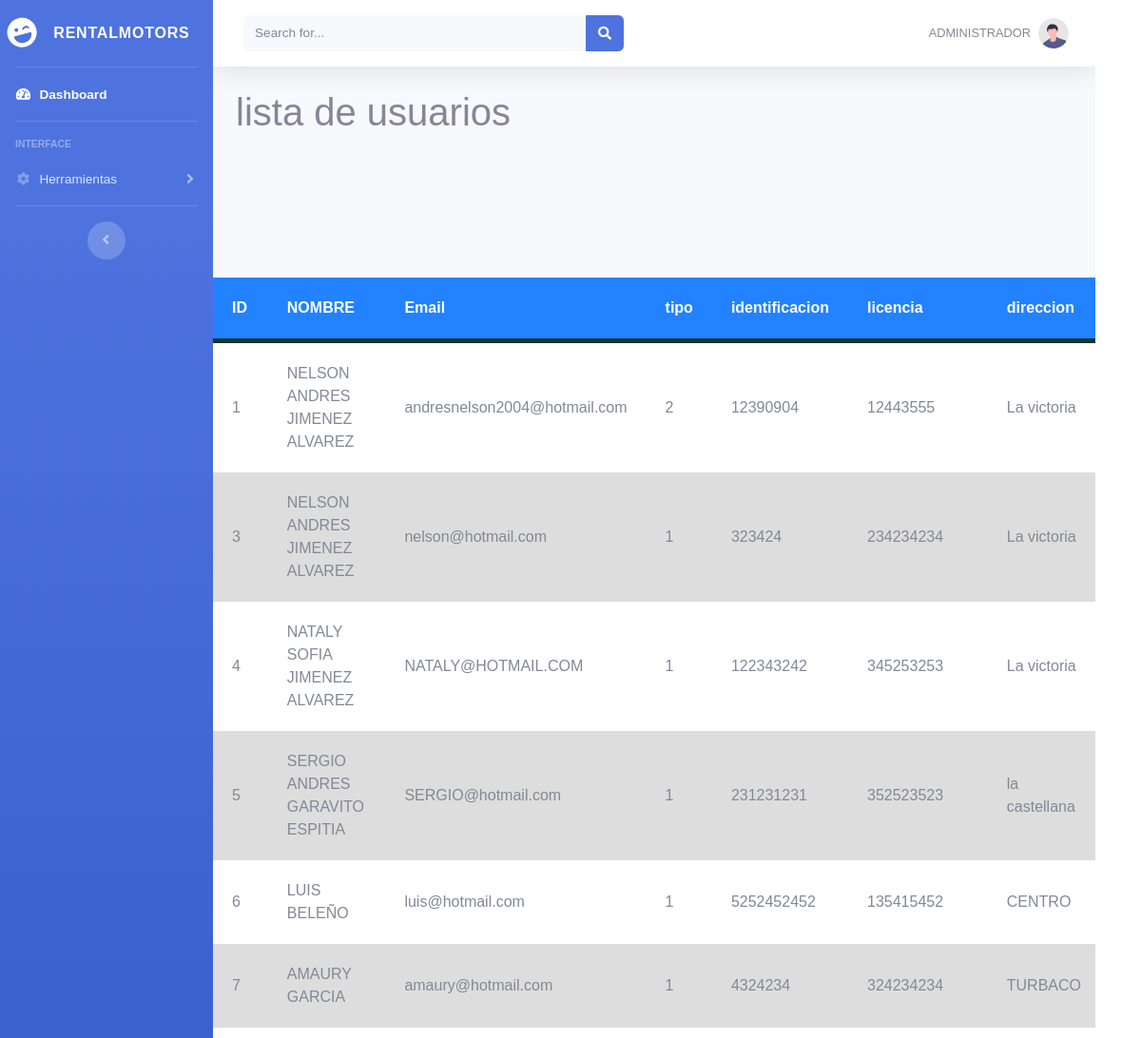
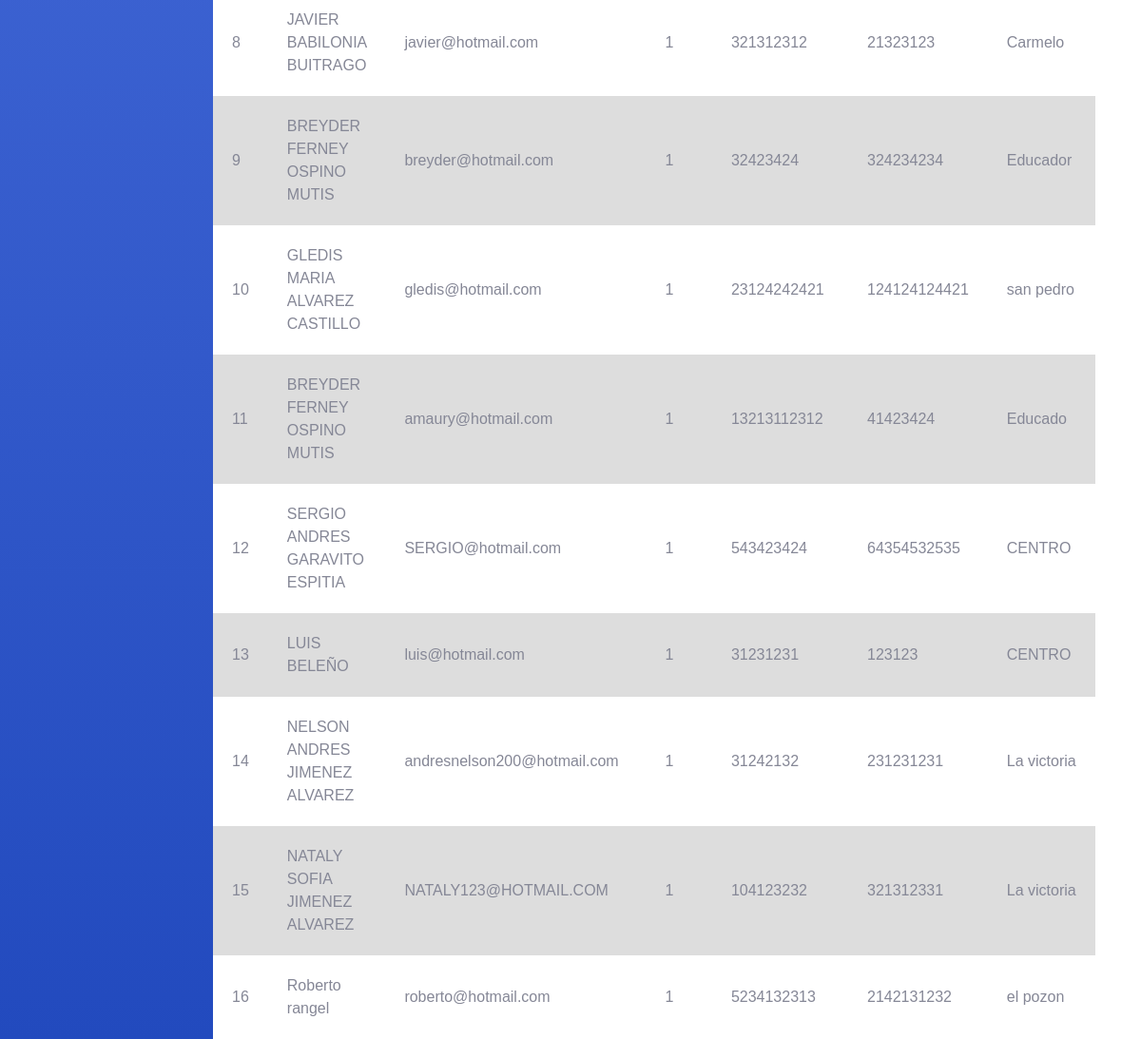
Page /dasboard/list_usuario.php on the committed database (2 pictures, top to bottom).
### tables this page shows
CREATE TABLE `usuarios` (
  `ID` double NOT NULL,
  `NOMBRE` varchar(40) NOT NULL,
  `CONTRASEÑA` varchar(40) NOT NULL,
  `EMAIL` varchar(40) NOT NULL,
  `TIPO` int(11) NOT NULL,
  `IDENTIFICACION` double NOT NULL,
  `LICENCIA` double NOT NULL,
  `DIRECCION` varchar(40) NOT NULL,
  `ESTADO` int(11) NOT NULL,
  `FechaNacimiento` date DEFAULT NULL,
  `SEXO` varchar(40) NOT NULL,
  `TELEFONO` double NOT NULL
);

### dasboard/list_usuario.php (the view, shortened to what this page needs)
<?php include_once "../vistas/superior.php"?>
<div class="container">
    <h1>lista de usuarios</h1>
</div>
<div>
<table>
		<thead>
			<tr>
				<th>ID</th><th>NOMBRE</th><th>Email</th><th>tipo</th><th>identificacion</th><th>licencia</th><th>direccion</th><th>FechaNacimiento</th><th>Sexo</th><th>Telefono</th>
			</tr>
		</thead>
<?php
include("../PHP/Conexion-be.php");
$consulta = mysqli_query($conexion, "SELECT * FROM usuarios");
$resultado = mysqli_num_rows($consulta);
if ($resultado>0) {
while ($data = mysqli_fetch_array($consulta)){
?>
<div id="main-container">
			<tr>
				<td><?php echo $data['ID']?></td>
				<td><?php echo $data['NOMBRE']?></td>
				<td><?php echo $data['EMAIL']?></td>
				<td><?php echo $data['TIPO']?></td>
				<td><?php echo $data['IDENTIFICACION']?></td>
				<td><?php echo $data['LICENCIA']?></td>
				<td><?php echo $data['DIRECCION']?></td>
			</tr>
	<?php
}
}
?>
</table>
</div>
</div>
<?php include_once "../vistas/inferior.php"?>

### vistas/superior.php (shortened to what this page needs)
<!DOCTYPE html>
<html lang="en">
<head>
    <link href="vendor/fontawesome-free/css/all.min.css" rel="stylesheet" type="text/css">
    <link href="css/sb-admin-2.min.css" rel="stylesheet">
    <link rel="stylesheet" href="css/tabla.css">
</head>
<body id="page-top">
    <div id="wrapper">
        <ul class="navbar-nav bg-gradient-primary sidebar sidebar-dark accordion" id="accordionSidebar">
            <a class="sidebar-brand d-flex align-items-center justify-content-center" href="../index.html">
                <div class="sidebar-brand-icon rotate-n-15">
                    <i class="fas fa-laugh-wink"></i>
                </div>
                <div class="sidebar-brand-text mx-3">RentalMotors <sup></sup></div>
            </a>
            <hr class="sidebar-divider my-0">
            <li class="nav-item active">
                <a class="nav-link" href="index.php">
                    <i class="fas fa-fw fa-tachometer-alt"></i>
                    <span>Dashboard</span></a>
            </li>
            <hr class="sidebar-divider">
            <div class="sidebar-heading">
                Interface
            </div>
            <li class="nav-item">
                <a class="nav-link collapsed" href="#" data-toggle="collapse" data-target="#collapseTwo"
                    aria-expanded="true" aria-controls="collapseTwo">
                    <i class="fas fa-fw fa-cog"></i>
                    <span>Herramientas</span>
                </a>
            </li>
            <hr class="sidebar-divider d-none d-md-block">
            <div class="text-center d-none d-md-inline">
                <button class="rounded-circle border-0" id="sidebarToggle"></button>
            </div>
        </ul>
        <div id="content-wrapper" class="d-flex flex-column">
            <div id="content">
                <nav class="navbar navbar-expand navbar-light bg-white topbar mb-4 static-top shadow">
                    <form
                        class="d-none d-sm-inline-block form-inline mr-auto ml-md-3 my-2 my-md-0 mw-100 navbar-search">
                        <div class="input-group">
                            <input type="text" class="form-control bg-light border-0 small" placeholder="Search for..."
                                aria-label="Search" aria-describedby="basic-addon2">
                            <div class="input-group-append">
                                <button class="btn btn-primary" type="button">
                                    <i class="fas fa-search fa-sm"></i>
                                </button>
                            </div>
                        </div>
                    </form>
                    <ul class="navbar-nav ml-auto">
                        <li class="nav-item dropdown no-arrow">
                            <a class="nav-link dropdown-toggle" href="#" id="userDropdown" role="button"
                                data-toggle="dropdown" aria-haspopup="true" aria-expanded="false">
                                <span class="mr-2 d-none d-lg-inline text-gray-600 small">
                               ADMINISTRADOR
                </span>
                                <img class="img-profile rounded-circle"
                                    src="img/undraw_profile.svg">
                            </a>
                        </li>
                    </ul>
                </nav>

### vistas/inferior.php (shortened to what this page needs)
                </div>
            <footer class="sticky-footer bg-white">
            </footer>
        </div>
</body>
</html>

### dasboard/css/tabla.css (style rules this page uses)
body { background-color: #632432; font-family: Arial; }
#main-container { margin: 150px auto; width: 600px; }
table { background-color: white; text-align: left; border-collapse: collapse; width: 100%; }
th, td { padding: 20px; }
thead { background-color: #2282ff; border-bottom: solid 5px #0F362D; color: white; }
tr:nth-child(even) { background-color: #ddd; }

### rows in the picture
usuarios: ID "1", NOMBRE "NELSON ANDRES JIMENEZ ALVAREZ", EMAIL "andresnelson2004@hotmail.com", TIPO "2", IDENTIFICACION "12390904", LICENCIA "12443555", DIRECCION "La victoria"
usuarios: ID "3", NOMBRE "NELSON ANDRES JIMENEZ ALVAREZ", EMAIL "nelson@hotmail.com", TIPO "1", IDENTIFICACION "323424", LICENCIA "234234234", DIRECCION "La victoria"
usuarios: ID "4", NOMBRE "NATALY SOFIA JIMENEZ ALVAREZ", EMAIL "NATALY@HOTMAIL.COM", TIPO "1", IDENTIFICACION "122343242", LICENCIA "345253253", DIRECCION "La victoria"
usuarios: ID "5", NOMBRE "SERGIO ANDRES GARAVITO ESPITIA", EMAIL "SERGIO@hotmail.com", TIPO "1", IDENTIFICACION "231231231", LICENCIA "352523523", DIRECCION "la castellana"
usuarios: ID "6", NOMBRE "LUIS BELEÑO", EMAIL "luis@hotmail.com", TIPO "1", IDENTIFICACION "5252452452", LICENCIA "135415452", DIRECCION "CENTRO"
usuarios: ID "7", NOMBRE "AMAURY GARCIA", EMAIL "amaury@hotmail.com", TIPO "1", IDENTIFICACION "4324234", LICENCIA "324234234", DIRECCION "TURBACO"
usuarios: ID "8", NOMBRE "JAVIER BABILONIA BUITRAGO", EMAIL "javier@hotmail.com", TIPO "1", IDENTIFICACION "321312312", LICENCIA "21323123", DIRECCION "Carmelo"
usuarios: ID "9", NOMBRE "BREYDER FERNEY OSPINO MUTIS", EMAIL "breyder@hotmail.com", TIPO "1", IDENTIFICACION "32423424", LICENCIA "324234234", DIRECCION "Educador"
usuarios: ID "10", NOMBRE "GLEDIS MARIA ALVAREZ CASTILLO", EMAIL "gledis@hotmail.com", TIPO "1", IDENTIFICACION "23124242421", LICENCIA "124124124421", DIRECCION "san pedro"
usuarios: ID "11", NOMBRE "BREYDER FERNEY OSPINO MUTIS", EMAIL "amaury@hotmail.com", TIPO "1", IDENTIFICACION "13213112312", LICENCIA "41423424", DIRECCION "Educado"
usuarios: ID "12", NOMBRE "SERGIO ANDRES GARAVITO ESPITIA", EMAIL "SERGIO@hotmail.com", TIPO "1", IDENTIFICACION "543423424", LICENCIA "64354532535", DIRECCION "CENTRO"
usuarios: ID "13", NOMBRE "LUIS BELEÑO", EMAIL "luis@hotmail.com", TIPO "1", IDENTIFICACION "31231231", LICENCIA "123123", DIRECCION "CENTRO"
usuarios: ID "14", NOMBRE "NELSON ANDRES JIMENEZ ALVAREZ", EMAIL "andresnelson200@hotmail.com", TIPO "1", IDENTIFICACION "31242132", LICENCIA "231231231", DIRECCION "La victoria"
usuarios: ID "15", NOMBRE "NATALY SOFIA JIMENEZ ALVAREZ", EMAIL "NATALY123@HOTMAIL.COM", TIPO "1", IDENTIFICACION "104123232", LICENCIA "321312331", DIRECCION "La victoria"
usuarios: ID "16", NOMBRE "Roberto rangel", EMAIL "roberto@hotmail.com", TIPO "1", IDENTIFICACION "5234132313", LICENCIA "2142131232", DIRECCION "el pozon"
